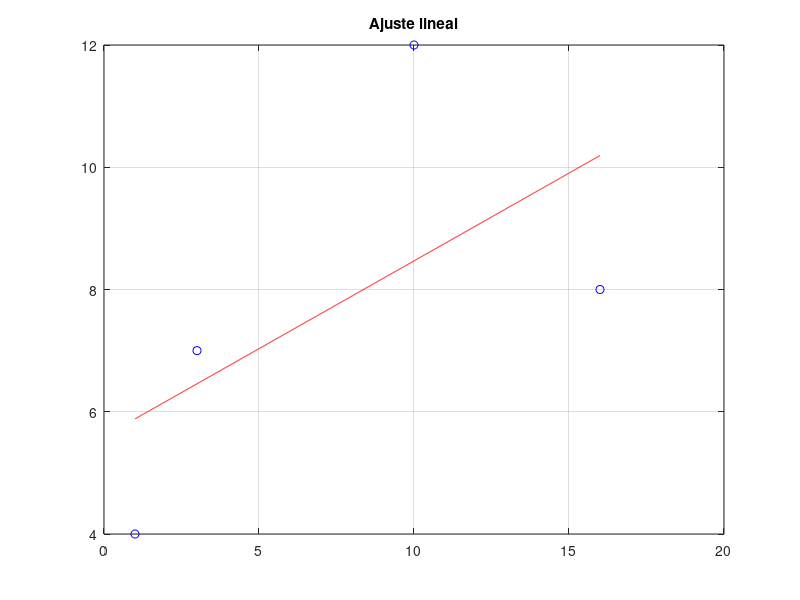

Source code (MATLAB):
x = [1 3 10 16]';
y = [4 7 12 8 ]';

g1 = polyfit(x, y, 1);

% Graficando

xx = [min(x) : 0.01 : max(x)];
yy1 = polyval(g1, xx);
plot(xx, yy1, 'r', x, y, 'ob');
grid on
title('Ajuste lineal')
